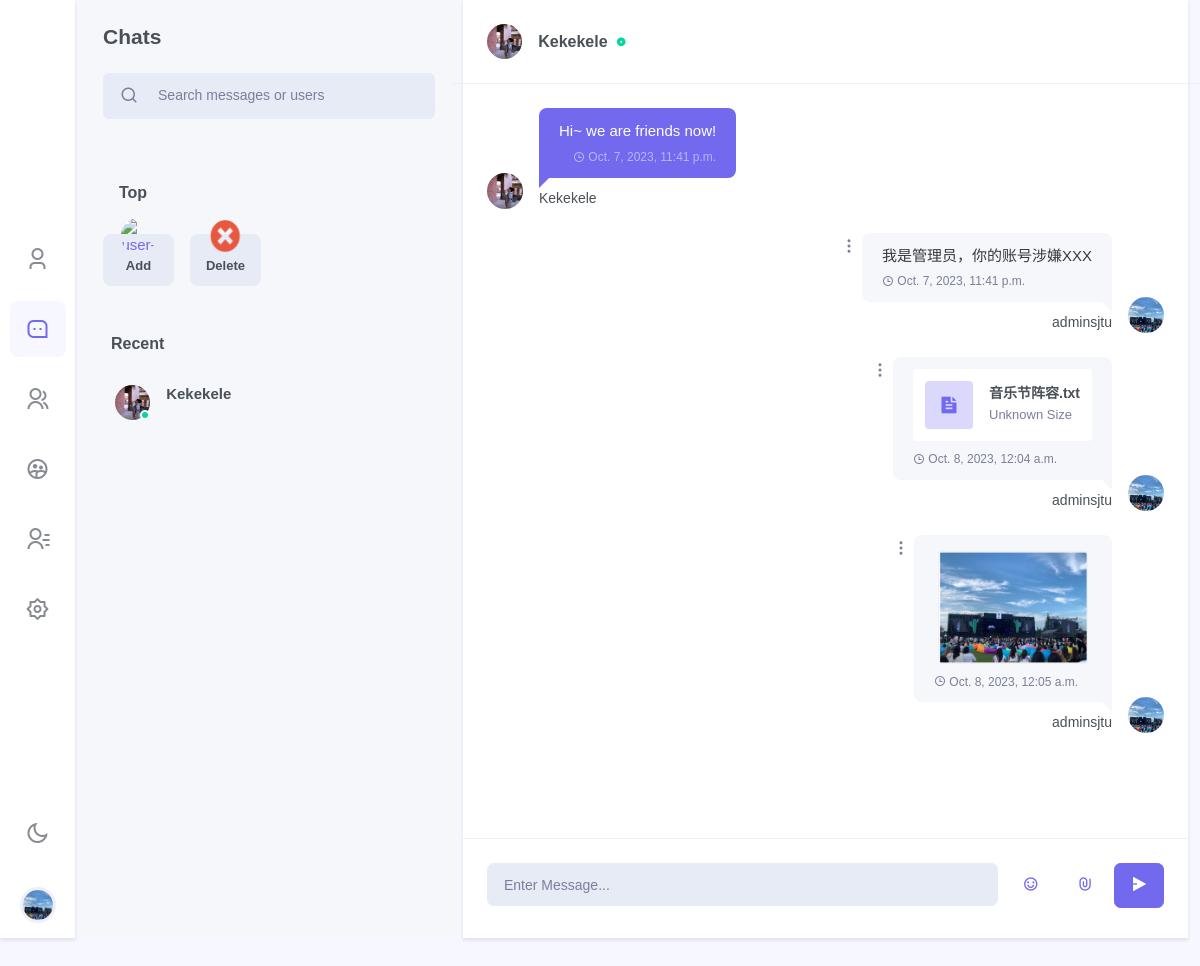
The app's page /chat/chat/Kekekele/?dark=False (signed in), older data.
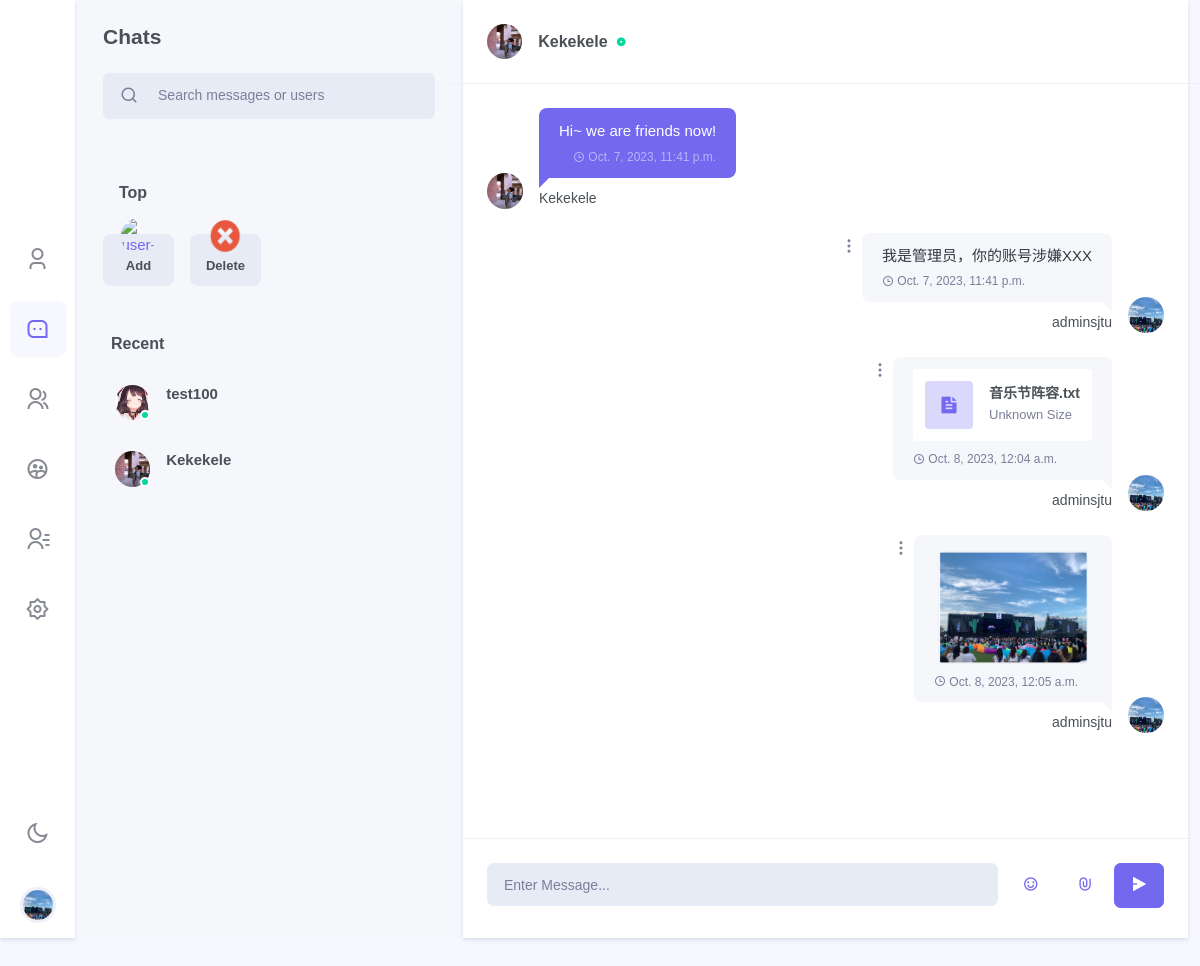
The same page, newer data.
### users/models.py (models this page shows, shortened)
class User(AbstractUser):
    top_friends = models.ManyToManyField(settings.AUTH_USER_MODEL, blank=True, related_name='friends_set')
    friends = models.ManyToManyField(settings.AUTH_USER_MODEL, blank=True, related_name='top_friends_set')
    email = models.EmailField('email address', primary_key=True, unique=True)
    USERNAME_FIELD = 'email'
    REQUIRED_FIELDS = ["username"]
    @property
    def image_url(self):
        from chat.models import Profile
        return Profile.objects.get(user=self).image_url

### chat/models.py (models this page shows, shortened)
class Profile(models.Model):
    about_me = models.TextField(default='There is no Personal Signature here yet. You can add it through settings')
    image = models.ImageField(upload_to='profile_image', null=True, blank=True)
    user = models.OneToOneField(User, on_delete=models.CASCADE)
    location = models.CharField(max_length=50, default="Unkown")
    @property
    def image_url(self):
        if self.image == "":
            return "/media/static_default/{}.png".format(self.user_initial)
        else:
            return self.image.url

class FMMessage(models.Model):
    uid = models.UUIDField(default=uuid.uuid4, editable=False, unique=True)
    user = models.ForeignKey(to=get_user_model(), on_delete=models.CASCADE)
    belong_fm = models.ForeignKey(to=FriendRoom, on_delete=models.CASCADE)
    content = models.CharField(max_length=512)
    timestamp = models.DateTimeField(auto_now_add=True)
    attachment = models.FileField(upload_to=get_friend_files_path, null=True, blank=True)
    @property
    def image_url(self):
        profile = Profile.objects.get(user=self.user)
        return profile.image_url
    @property
    def attachment_url(self):
        if self.attachment.name == "" or self.attachment.name is None:
            return ""
        return self.attachment.url
    @property
    def attachment_type(self):
        file_type, _ = mimetypes.guess_type(self.attachment.name)
        if file_type.startswith("image"):
            file_type = "image"
        return file_type
    @property
    def attachment_name(self):
        if self.attachment.name == "" or self.attachment.name is None:
            return None
        return os.path.basename(self.attachment.name)
    @property
    def attachment_size(self):
        try:
            size = os.path.getsize(self.attachment.path)
            return convert_size(size)
        except:
            return 'Unknown Size'

### chat/views.py (the view, shortened to what this page needs)
# urls.py: path('chat/<str:friend_name>/', views.chatfriend, name='chatfriend'),
@login_required
def chatfriend(request: HttpRequest, friend_name, dark=False):
    if request.GET:
        dark = request.GET['dark']
        dark = False if dark == 'False' else True
    username = request.user.username
    friend = get_object_or_404(User, username=friend_name)
    user = get_object_or_404(User, username=username)
    wrong_message = ""
    try:
        friend_room = FriendRoom.objects.get(user_1=user, user_2=friend)
    except:
        friend_room = get_object_or_404(FriendRoom, user_2=user, user_1=friend)
    profile = get_object_or_404(Profile, user=user)
    friend_messages = FMMessage.objects.filter(belong_fm=friend_room)
    return render(
        request=request,
        template_name='chat/chatfriend.html',
        context={
            'profile': profile,
            'dark': dark,
            'light': not dark,
            'friends': user.friends.all(),
            "top_friends": user.top_friends.all(),
            "friend_room": friend_room,
            "friend":friend,
            "friend_profile": Profile.objects.get(user=friend),
            "friend_messages":friend_messages,
            "wrong_message": wrong_message,
            "new_friends": Friend_Request.objects.filter(to_user=user),
        }
    )

### templates/chat/chatfriend.html (shortened to what this page needs)
{% extends 'chat/base.html' %}
{% block side_menu %}
    {% include "chat/side_menus/side_menu_chat.html" %}
{% endblock %}
{% block leftsidebar %}
    {% include "chat/leftsidebar/leftsidebar_chat.html" %}
{% endblock %}
{% block chat_conversation %}
    {% include "chat/body/body_chatfriend.html" %}
{% endblock %}

### templates/chat/side_menus/side_menu_chat.html (shortened to what this page needs)
{% load static %}
<div class="side-menu flex-lg-column mr-lg-1">
<div class="sidebar_logo">
    <a href="" class="logo logo-dark">
    </a>
</div>
<div class="flex-lg-column my-auto">
    <ul class="nav nav-pills side-menu-nav justify-content-center" role="tablist">
        <li class="nav-item" data-toggle="tooltip" data-trigger="hover" data-placement="top" title="Profile">
            <a href="{% url 'chat:my' %}?{{'dark'}}={{dark}}" class="nav-link" id="pills-user-tab" role="tab">
            <i class="ri-user-3-line"></i>
        </a></li>
        <li class="nav-item" data-toggle="tooltip" data-trigger="hover" data-placement="top" title="Chats">
            <a href="{% url 'chat:chat'%}?{{'dark'}}={{dark}}" class="nav-link active" id="pills-chat-tab" role="tab">
            <i class="ri-message-3-line"></i>
        </a></li>
        <li class="nav-item" data-toggle="tooltip" data-trigger="hover" data-placement="top" title="Groups">
            <a href="{% url 'chat:groups'%}?{{'dark'}}={{dark}}" class="nav-link" id="pills-groups-tab" role="tab">
            <i class="ri-group-line"></i>
        </a></li>
        <li class="nav-item" data-toggle="tooltip" data-trigger="hover" data-placement="top" title="Chatroom">
            <a href="{% url 'chat:chatroom'%}?{{'dark'}}={{dark}}" class="nav-link" id="pills-chatroom-tab" role="tab">
            <i class="ri-group-2-line"></i>
        </a></li>
        <li class="nav-item" data-toggle="tooltip" data-trigger="hover" data-placement="top" title="Contacts">
            <a href="{% url 'chat:contracts'%}?{{'dark'}}={{dark}}" class="nav-link" id="pills-contacts-tab" role="tab">
            <i class="ri-contacts-line"></i>
        </a></li>
        <li class="nav-item" data-toggle="tooltip" data-trigger="hover" data-placement="top" title="Settings">
            <a href="{% url 'chat:settings'%}?{{'dark'}}={{dark}}" class="nav-link" id="pills-setting-tab"  role="tab">
            <i class="ri-settings-2-line"></i>
        </a></li>
    </ul>
</div>
<div class="flex-lg-column d-none d-lg-block">
    <ul class="nav side-menu-nav justify-content-center">
        <li class="nav-item">
            <a class="nav-link" id="light-dark" href="{% url 'chat:chat'%}?{{'dark'}}={{light}}" data-toggle="tooltip" data-trigger="hover" data-placement="right" title="Dark / Light Mode">
                <i class="ri-sun-line theme-mode-icon"></i>
            </a>
        </li>
        <li class="nav-item btn-group dropup profile-user-dropdown">
            <a class="nav-link dropdown-toggle normal_container" href="#" role="button" data-toggle="dropdown" aria-haspopup="true" aria-expanded="false">
                <img src="{{ profile.image_url }}"  alt="" class="profile-user rounded-circle">
            </a>
        </li>
    </ul>
</div>
</div>

### templates/chat/leftsidebar/leftsidebar_chat.html (shortened to what this page needs)
{% load static %}
<div>
    <div class="p-4">
        <h4 class="mb-4">Chats</h4>
        <div class="search-box chat-search-box">
            <div class="input-group mb-3 bg-light  input-group-lg rounded-lg">
                <div class="input-group-prepend">
                    <button class="btn btn-link text-muted pr-1 text-decoration-none" type="button">
                        <i class="ri-search-line search-icon font-size-18"></i>
                    </button>
                </div>
                <input type="text" class="form-control bg-light" placeholder="Search messages or users">
            </div>
        </div>
    </div>
    <div class="p-4" dir="ltr">
        <h5 class="mb-3 px-3 font-size-16">Top</h5>
        <div class="owl-carousel owl-theme" id="user-status-carousel">
            <div class="item">
                <a href="#" class="user-status-box" data-toggle="modal" data-target="#addtop-exampleModal">
                    <div class="avatar-xs mx-auto d-block chat-user-img online align-self-center mr-3">
                        <img src="{% static "images/chat/add.png" %}" alt="user-img" class="img-fluid rounded-circle avatar-xs">
                    </div>
                    <h5 class="font-size-13 text-truncate mt-3 mb-1">Add</h5>
                </a>
            </div>
            <div class="item">
                <a href="#" class="user-status-box" data-toggle="modal" data-target="#deletetop-exampleModal">
                    <div class="avatar-xs mx-auto d-block chat-user-img online align-self-center mr-3">
                        <img src="{% static "images/chat/delete.png" %}" alt="user-img" class="img-fluid rounded-circle avatar-xs">
                    </div>
                    <h5 class="font-size-13 text-truncate mt-3 mb-1">Delete</h5>
                </a>
            </div>
        </div>
    </div>
    <div class="px-3 pb-3 mt-4" >
        <h5 class="mb-3 px-3 font-size-16">Recent</h5>
        <div class="chat-message-list" data-simplebar="">
            <ul class="list-unstyled chat-list chat-user-list">
                {% for friend in friends %}
                    <li><a href="{% url 'chat:chatfriend' friend_name=friend.username %}?{{'dark'}}={{dark}}">
                        <div class="media">
                            <div class="chat-user-img online align-self-center mr-3">
                                <img src="{{friend.image_url}}" class="rounded-circle avatar-xs" alt="">
                                <span class="user-status"></span>
                            </div>
                            <div class="media-body overflow-hidden">
                                <h5 class="text-truncate font-size-15 mb-1">{{friend.username}}</h5>
                            </div>
                        </div>
                    </a></li>
                {% endfor %}
            </ul>
        </div>
    </div>
</div>

### templates/chat/body/body_chatfriend.html (shortened to what the changed rows need)
<div class="w-100">
    <div class="p-3 p-lg-4 border-bottom row align-items-center">
        <div class="col-sm-4 col-8">
            <div class="media align-items-center">
                <div class="media-body overflow-hidden">
                    <h5 class="font-size-16 mb-0 text-truncate">
                        <a href="#" class="text-reset user-profile-show" id="cur_room_name">
                            {{friend.username}}
                        </a>
                        <i class="ri-record-circle-fill font-size-10 text-success d-inline-block ml-1"></i>
                    </h5>
                </div>
            </div>
        </div>
    </div>
    <div class="chat-conversation p-3 p-lg-4" id="chatLog-container" style="overflow: auto;">
        <ul class="list-unstyled mb-0"i id="chatLog">
            {% for rm in friend_messages %}
                {% if rm.user.username != profile.user.username %}
                <li><div class="conversation-list" style="max-width: 50%;">
                    <div class="chat-avatar"><img src={{rm.image_url}} alt=""></div>
                    <div class="user-chat-content" style="max-width: 100%;">
                        <div class="ctext-wrap">
                            <div class="ctext-wrap-content" style="max-width: 100%;">
                                <p class="mb-0" style="word-break:break-all;">{{rm.content}}</p>
                                <p class="chat-time mb-0"><i class="ri-time-line align-middle"></i> <span class="align-middle">{{rm.timestamp}}</span></p>
                            </div>
                        </div>
                        <div class="conversation-name">{{rm.user.username}}</div>
                    </div>
                </div></li>
                {% else %}
                <li class="right"><div class="conversation-list" style="max-width: 50%;">
                    <div class="chat-avatar"><img src="{{ profile.image_url }}" alt=""></div>
                    <div class="user-chat-content" style="max-width: 100%;">
                        <div class="ctext-wrap">
                            <div class="ctext-wrap-content" style="max-width: 100%;">
                                <p class="mb-0" style="word-break:break-all; text-align: left;">{{rm.content}}</p>
                                {% if rm.attachment_name is not None %}
                                    {% if rm.attachment_type == "image" %}
                                        <ul class="list-inline message-img  mb-0">
                                            <li class="list-inline-item message-img-list">
                                                <div>
                                                    <a class="popup-img d-inline-block m-1" href="{{rm.attachment_url}}">
                                                        <img src="{{rm.attachment_url}}" alt="" class="rounded border">
                                                    </a>
                                                </div>
                                            </li>
                                        </ul>
                                    {% else %}
                                        <div class="card p-2 mb-2">
                                            <a class="d-inline-block m-1" href="{{ rm.attachment_url }}" download>
                                                <div class="media align-items-center">
                                                    <div class="avatar-sm mr-3">
                                                        <div class="avatar-title bg-soft-primary text-primary rounded font-size-20">
                                                            <i class="ri-file-text-fill"></i>
                                                        </div>
                                                    </div>
                                                    <div class="media-body">
                                                        <div class="text-left">
                                                            <h5 class="font-size-14 mb-1">{{rm.attachment_name}}</h5>
                                                            <p class="text-muted font-size-13 mb-0">{{rm.attachment_size}}</p>
                                                        </div>
                                                    </div>
                                                </div>
                                            </a>
                                        </div>
                                    {% endif %}
                                {% endif %}
                                <p class="chat-time mb-0"><i class="ri-time-line align-middle"></i> <span class="align-middle">{{rm.timestamp}}</span></p>
                            </div>
                            <div class="dropdown align-self-start">
                                <a class="dropdown-toggle" href="#" role="button" data-toggle="dropdown" aria-haspopup="true" aria-expanded="false">
                                    <i class="ri-more-2-fill"></i>
                                </a>
                            </div>
                        </div>
                        <div class="conversation-name"> {{ profile.user.username }} </div>
                    </div>
                </div></li>
                {% endif %}
            {% endfor %}
        </ul>
    </div>
</div>

Row changes from the older to the newer data that the page shows:
now on this page (row edited): User: image_url (picture), username "test100"
